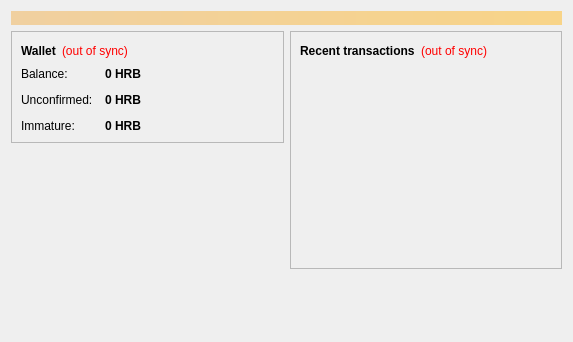
<?xml version="1.0" encoding="UTF-8"?>
<ui version="4.0">
 <class>OverviewPage</class>
 <widget class="QWidget" name="OverviewPage">
  <property name="geometry">
   <rect>
    <x>0</x>
    <y>0</y>
    <width>573</width>
    <height>342</height>
   </rect>
  </property>
  <property name="windowTitle">
   <string>Form</string>
  </property>
  <layout class="QVBoxLayout" name="topLayout">
   <item>
    <widget class="QLabel" name="labelAlerts">
     <property name="visible">
      <bool>false</bool>
     </property>
     <property name="styleSheet">
      <string notr="true">background-color: qlineargradient(x1: 0, y1: 0, x2: 1, y2: 0, stop:0 #F0D0A0, stop:1 #F8D488); color:#000000;</string>
     </property>
     <property name="wordWrap">
      <bool>true</bool>
     </property>
     <property name="margin">
      <number>3</number>
     </property>
    </widget>
   </item>
   <item>
    <layout class="QHBoxLayout" name="horizontalLayout" stretch="1,1">
     <item>
      <layout class="QVBoxLayout" name="verticalLayout_2">
       <item>
        <widget class="QFrame" name="frame">
         <property name="frameShape">
          <enum>QFrame::StyledPanel</enum>
         </property>
         <property name="frameShadow">
          <enum>QFrame::Raised</enum>
         </property>
         <layout class="QVBoxLayout" name="verticalLayout_4">
          <item>
           <layout class="QHBoxLayout" name="horizontalLayout_4">
            <item>
             <widget class="QLabel" name="label_5">
              <property name="font">
               <font>
                <weight>75</weight>
                <bold>true</bold>
               </font>
              </property>
              <property name="text">
               <string>Wallet</string>
              </property>
             </widget>
            </item>
            <item>
             <widget class="QLabel" name="labelWalletStatus">
              <property name="toolTip">
               <string>The displayed information may be out of date. Your wallet automatically synchronizes with the Herbacoin network after a connection is established, but this process has not completed yet.</string>
              </property>
              <property name="styleSheet">
               <string notr="true">QLabel { color: red; }</string>
              </property>
              <property name="text">
               <string notr="true">(out of sync)</string>
              </property>
              <property name="alignment">
               <set>Qt::AlignLeading|Qt::AlignLeft|Qt::AlignVCenter</set>
              </property>
             </widget>
            </item>
            <item>
             <spacer name="horizontalSpacer_2">
              <property name="orientation">
               <enum>Qt::Horizontal</enum>
              </property>
              <property name="sizeHint" stdset="0">
               <size>
                <width>40</width>
                <height>20</height>
               </size>
              </property>
             </spacer>
            </item>
           </layout>
          </item>
          <item>
           <layout class="QFormLayout" name="formLayout_2">
            <property name="fieldGrowthPolicy">
             <enum>QFormLayout::AllNonFixedFieldsGrow</enum>
            </property>
            <property name="horizontalSpacing">
             <number>12</number>
            </property>
            <property name="verticalSpacing">
             <number>12</number>
            </property>
            <item row="0" column="0">
             <widget class="QLabel" name="label">
              <property name="text">
               <string>Balance:</string>
              </property>
             </widget>
            </item>
            <item row="0" column="1">
             <widget class="QLabel" name="labelBalance">
              <property name="font">
               <font>
                <weight>75</weight>
                <bold>true</bold>
               </font>
              </property>
              <property name="cursor">
               <cursorShape>IBeamCursor</cursorShape>
              </property>
              <property name="toolTip">
               <string>Your current balance</string>
              </property>
              <property name="text">
               <string notr="true">0 HRB</string>
              </property>
              <property name="textInteractionFlags">
               <set>Qt::LinksAccessibleByMouse|Qt::TextSelectableByKeyboard|Qt::TextSelectableByMouse</set>
              </property>
             </widget>
            </item>
            <item row="1" column="0">
             <widget class="QLabel" name="label_3">
              <property name="text">
               <string>Unconfirmed:</string>
              </property>
             </widget>
            </item>
            <item row="1" column="1">
             <widget class="QLabel" name="labelUnconfirmed">
              <property name="font">
               <font>
                <weight>75</weight>
                <bold>true</bold>
               </font>
              </property>
              <property name="cursor">
               <cursorShape>IBeamCursor</cursorShape>
              </property>
              <property name="toolTip">
               <string>Total of transactions that have yet to be confirmed, and do not yet count toward the current balance</string>
              </property>
              <property name="text">
               <string notr="true">0 HRB</string>
              </property>
              <property name="textInteractionFlags">
               <set>Qt::LinksAccessibleByMouse|Qt::TextSelectableByKeyboard|Qt::TextSelectableByMouse</set>
              </property>
             </widget>
            </item>
            <item row="2" column="0">
             <widget class="QLabel" name="labelImmatureText">
              <property name="text">
               <string>Immature:</string>
              </property>
             </widget>
            </item>
            <item row="2" column="1">
             <widget class="QLabel" name="labelImmature">
              <property name="font">
               <font>
                <weight>75</weight>
                <bold>true</bold>
               </font>
              </property>
              <property name="toolTip">
               <string>Mined balance that has not yet matured</string>
              </property>
              <property name="text">
               <string notr="true">0 HRB</string>
              </property>
              <property name="textInteractionFlags">
               <set>Qt::LinksAccessibleByMouse|Qt::TextSelectableByKeyboard|Qt::TextSelectableByMouse</set>
              </property>
             </widget>
            </item>
           </layout>
          </item>
         </layout>
        </widget>
       </item>
       <item>
        <spacer name="verticalSpacer">
         <property name="orientation">
          <enum>Qt::Vertical</enum>
         </property>
         <property name="sizeHint" stdset="0">
          <size>
           <width>20</width>
           <height>40</height>
          </size>
         </property>
        </spacer>
       </item>
      </layout>
     </item>
     <item>
      <layout class="QVBoxLayout" name="verticalLayout_3">
       <item>
        <widget class="QFrame" name="frame_2">
         <property name="frameShape">
          <enum>QFrame::StyledPanel</enum>
         </property>
         <property name="frameShadow">
          <enum>QFrame::Raised</enum>
         </property>
         <layout class="QVBoxLayout" name="verticalLayout">
          <item>
           <layout class="QHBoxLayout" name="horizontalLayout_2">
            <item>
             <widget class="QLabel" name="label_4">
              <property name="text">
               <string>&lt;b&gt;Recent transactions&lt;/b&gt;</string>
              </property>
             </widget>
            </item>
            <item>
             <widget class="QLabel" name="labelTransactionsStatus">
              <property name="toolTip">
               <string>The displayed information may be out of date. Your wallet automatically synchronizes with the Herbacoin network after a connection is established, but this process has not completed yet.</string>
              </property>
              <property name="styleSheet">
               <string notr="true">QLabel { color: red; }</string>
              </property>
              <property name="text">
               <string notr="true">(out of sync)</string>
              </property>
              <property name="alignment">
               <set>Qt::AlignRight|Qt::AlignTrailing|Qt::AlignVCenter</set>
              </property>
             </widget>
            </item>
            <item>
             <spacer name="horizontalSpacer">
              <property name="orientation">
               <enum>Qt::Horizontal</enum>
              </property>
              <property name="sizeHint" stdset="0">
               <size>
                <width>40</width>
                <height>20</height>
               </size>
              </property>
             </spacer>
            </item>
           </layout>
          </item>
          <item>
           <widget class="QListView" name="listTransactions">
            <property name="styleSheet">
             <string notr="true">QListView { background: transparent; }</string>
            </property>
            <property name="frameShape">
             <enum>QFrame::NoFrame</enum>
            </property>
            <property name="verticalScrollBarPolicy">
             <enum>Qt::ScrollBarAlwaysOff</enum>
            </property>
            <property name="horizontalScrollBarPolicy">
             <enum>Qt::ScrollBarAlwaysOff</enum>
            </property>
            <property name="selectionMode">
             <enum>QAbstractItemView::NoSelection</enum>
            </property>
           </widget>
          </item>
         </layout>
        </widget>
       </item>
       <item>
        <spacer name="verticalSpacer_2">
         <property name="orientation">
          <enum>Qt::Vertical</enum>
         </property>
         <property name="sizeHint" stdset="0">
          <size>
           <width>20</width>
           <height>40</height>
          </size>
         </property>
        </spacer>
       </item>
      </layout>
     </item>
    </layout>
   </item>
  </layout>
 </widget>
 <resources/>
 <connections/>
</ui>
